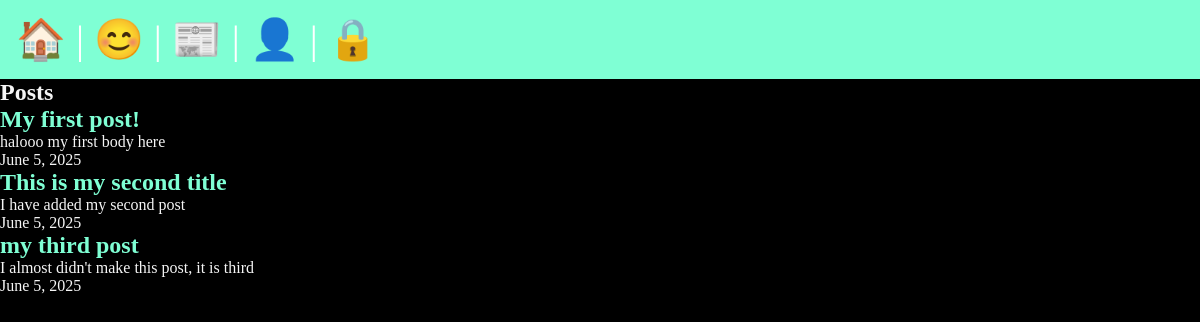
The app's page /posts/, older data.
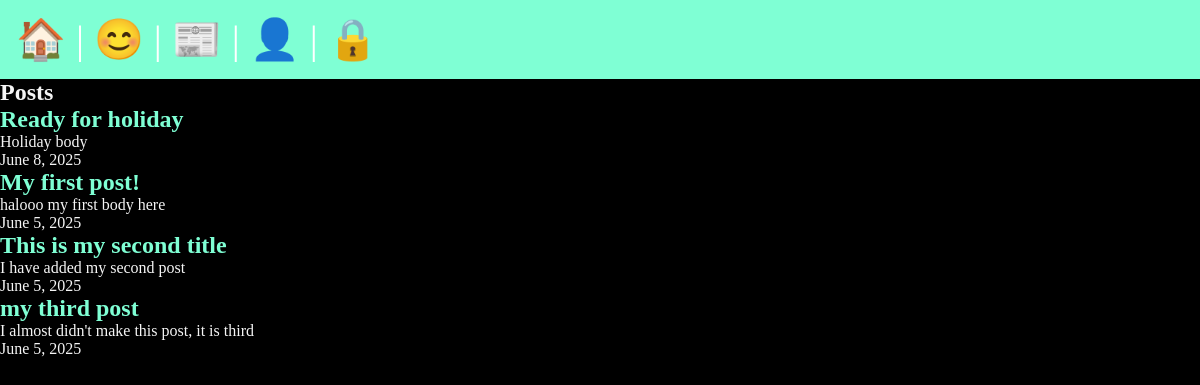
The same page, newer data.
### posts/models.py (models this page shows, shortened)
class Post(models.Model):
    title = models.CharField(max_length=75)
    body = models.TextField()
    slug = models.SlugField()
    date = models.DateField(auto_now_add=True)
    banner = models.ImageField(default='fallback.png', blank=True)

### posts/views.py (the view)
# urls.py: path('posts/', include('posts.urls')),
def posts(request):
    posts = Post.objects.all().order_by('-date')
    return render(request, 'posts/posts_list.html', {'posts': posts})

### posts/templates/posts/posts_list.html (shortened to what this page needs)
{% extends "layout.html" %}
{% block content %}
<section>
    <h1>Posts </h1>
    {% for post in posts %}
    <article class="post">
        <h2>
            <a href="{% url "posts:page" slug=post.slug %}">
                {{post.title}}
            </a>
        </h2>
        <p>{{post.body}}</p>
        <p>{{post.date}}</p>
    </article>
    {% endfor %}
</section>
{% endblock  %}

Row changes from the older to the newer data that the page shows:
added Post: title "Ready for holiday", body "Holiday body", date "June 8, 2025"
